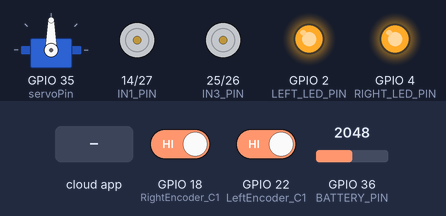
Bench run of a sketch on a simulated ESP32. On the bench: servo, motor-driver pin pairs drawn as motors (green arrow = first pin HIGH = forward, orange = second pin HIGH = backward, longer = more drive), output pins drawn as LEDs (lit = HIGH). Inputs (shaded band) come from the test bench; at power-on: GPIO 18 (RightEncoder_C1) HIGH, GPIO 22 (LeftEncoder_C1) HIGH, GPIO 36 (BATTERY_PIN) = 2048. The ROS host is connected and sends only what is stated.

Above: at 3.2 s.
3.3 s: the phone or cloud app sets LEDs to 0
At 3.7 s:
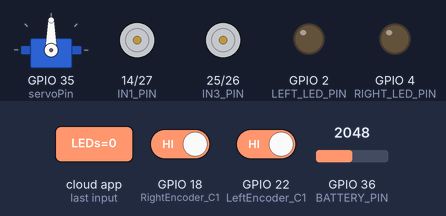
4.8 s: the phone or cloud app sets servo to 0
At 5.4 s:
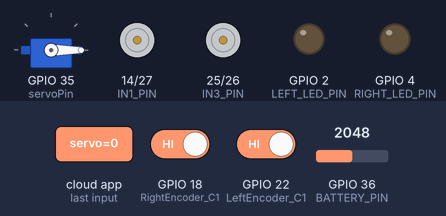
6.3 s: the phone or cloud app sets linear.x to -100
At 6.6 s:
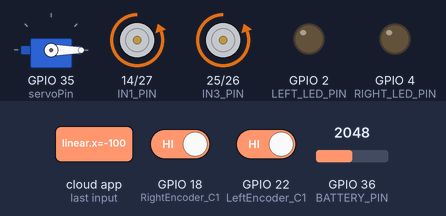
7.8 s: the phone or cloud app sets LEDs to 1
At 8.3 s:
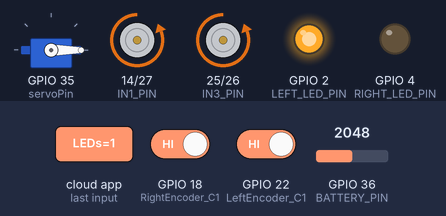
9.3 s: the phone or cloud app sets servo to 90
At 10.0 s:
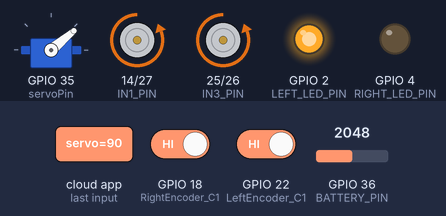
10.9 s: the phone or cloud app sets linear.x to 0
At 11.7 s:
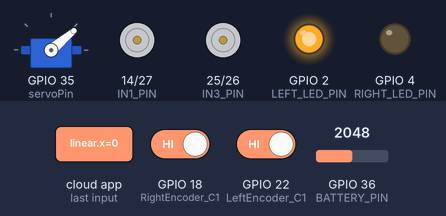
Timing chart, 0 to 13.4 s (numbered marks = the images above; inputs shaded):
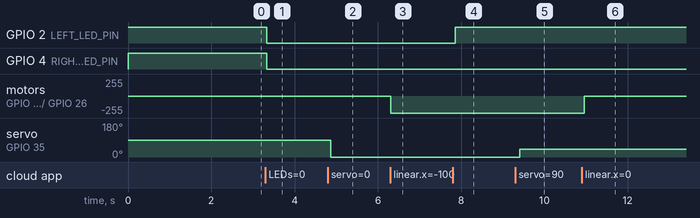

Measured:
- after the input at 3.3 s, GPIO 2 (LEFT_LED_PIN), GPIO 4 (RIGHT_LED_PIN): HIGH → LOW at once
- after the input at 4.8 s, servo on GPIO 35 (servoPin): 90° → 0° after 0.07 s
- after the input at 6.3 s, motor on GPIO 14 (IN1_PIN) / GPIO 27 (IN2_PIN), motor on GPIO 25 (IN3_PIN) / GPIO 26 (IN4_PIN): stopped → backward 255/255 at once
- after the input at 7.8 s, GPIO 2 (LEFT_LED_PIN): LOW → HIGH after 0.06 s
- after the input at 9.3 s, servo on GPIO 35 (servoPin): 0° → 40° after 0.11 s
- after the input at 10.9 s, motor on GPIO 14 (IN1_PIN) / GPIO 27 (IN2_PIN), motor on GPIO 25 (IN3_PIN) / GPIO 26 (IN4_PIN): backward 255/255 → stopped after 0.05 s

The sketch:

minirobot_esp32_microros.ino
```cpp
#include <micro_ros_arduino.h>
#include <ESP32Servo.h>

#include <stdio.h>
#include <rcl/rcl.h>
#include <rcl/error_handling.h>
#include <rclc/rclc.h>
#include <rclc/executor.h>

#include <std_msgs/msg/int8.h>
#include <std_msgs/msg/int32.h>
#include <geometry_msgs/msg/twist.h>


rcl_subscription_t LEDs_subscriber;
std_msgs__msg__Int8 LEDs_msg;

rcl_subscription_t servo_subscriber;
std_msgs__msg__Int8 servo_msg;

rcl_publisher_t battery_publisher;
std_msgs__msg__Int8 battery_msg;

rcl_publisher_t left_encoder_publisher;
rcl_publisher_t right_encoder_publisher;

std_msgs__msg__Int32 left_encoder_msg;
std_msgs__msg__Int32 right_encoder_msg;

rcl_subscription_t twist_subscriber;
geometry_msgs__msg__Twist twist_msg;

rclc_executor_t executor;
rclc_support_t support;
rcl_allocator_t allocator;
rcl_node_t node;
rcl_timer_t timer;

#define LEFT_LED_PIN 2
#define RIGHT_LED_PIN 4

Servo myservo;  // create servo object to control a servo
const int servoPin = 35;


#define BATTERY_PIN 36

// Encoder Pins
#define LeftEncoder_C1 22
#define LeftEncoder_C2 23
#define RightEncoder_C1 18
#define RightEncoder_C2 19


// Pin Definitions
#define IN1_PIN 14    //left forward
#define IN2_PIN 27    //left backward
#define IN3_PIN 25    //right forward
#define IN4_PIN 26    //right backward

// Encoder variables
int LeftEncoderCount = 0;
int RightEncoderCount = 0;

// Motor control variables
int motorSpeedLeft = 0;
int motorSpeedRight = 0;

// Function prototypes
void setMotorSpeed(int speedLeft, int speedRight);
int8_t get_battery_percentage();
int map_to_percentage(int raw_value);

#define RCCHECK(fn) { rcl_ret_t temp_rc = fn; if((temp_rc != RCL_RET_OK)){error_loop();}}
#define RCSOFTCHECK(fn) { rcl_ret_t temp_rc = fn; if((temp_rc != RCL_RET_OK)){}}


void error_loop(){
  while(1){
    delay(100);
  }
}

void LEDs_subscription_callback(const void * msgin)
{
  const std_msgs__msg__Int8 * msg = (const std_msgs__msg__Int8 *)msgin;

  int8_t value = msg->data;

  switch (value) {
    case 0:
      digitalWrite(LEFT_LED_PIN, LOW);
      digitalWrite(RIGHT_LED_PIN, LOW);
      break;
    case 1:
      digitalWrite(LEFT_LED_PIN, HIGH);
      digitalWrite(RIGHT_LED_PIN, LOW);
      break;
    case 2:
      digitalWrite(LEFT_LED_PIN, LOW);
      digitalWrite(RIGHT_LED_PIN, HIGH);
      break;
    case 3:
      digitalWrite(LEFT_LED_PIN, HIGH);
      digitalWrite(RIGHT_LED_PIN, HIGH);
      break;
    default:
      break;
  }
  //digitalWrite(LED_PIN, (msg->data == 0) ? LOW : HIGH);
}

int limitToMaxValue(int value, int maxLimit) {
  if (value > maxLimit) {
    return maxLimit;
  } else {
    return value;
  }
}

void timer_callback(rcl_timer_t * timer, int64_t last_call_time)
{
  RCLC_UNUSED(last_call_time);
  if (timer != NULL) {


    right_encoder_msg.data = RightEncoderCount;
    left_encoder_msg.data = -LeftEncoderCount;

    RCSOFTCHECK(rcl_publish(&left_encoder_publisher, &left_encoder_msg, NULL));
    RCSOFTCHECK(rcl_publish(&right_encoder_publisher, &right_encoder_msg, NULL));

    int8_t battery_percentage = get_battery_percentage();
    battery_msg.data = battery_percentage;
    RCSOFTCHECK(rcl_publish(&battery_publisher, &battery_msg, NULL));
  }
}

void servo_callback(const void* msgin) {
  const std_msgs__msg__Int8* msg = (const std_msgs__msg__Int8*)msgin;
  int8_t angle = msg->data;
  int servo_position;
  servo_position = limitToMaxValue(angle, 40);
  myservo.write(servo_position);
}

int8_t get_battery_percentage() {
  // Read the voltage from the BATTERY_PIN
  int raw_value = analogRead(BATTERY_PIN);

  // Convert the raw value to battery percentage (0 to 100)
  int battery_percentage = map_to_percentage(raw_value);

  return static_cast<int8_t>(battery_percentage);
}

int map_to_percentage(int raw_value) {
  // Assuming the raw_value represents the battery voltage in the range of 0 to 4095
  // Adjust the following values based on your battery voltage range and voltage divider setup (if any).
  int min_voltage = 2180;    // Minimum voltage reading (corresponding to 0% battery)
  int max_voltage = 3060; // Maximum voltage reading (corresponding to 100% battery)

  // Map the raw value to the battery percentage
  int battery_percentage = map(raw_value, min_voltage, max_voltage, 0, 100);
  return battery_percentage;
}

void LeftEncoderCallback() {
  if (digitalRead(LeftEncoder_C1) == digitalRead(LeftEncoder_C2)) {
    LeftEncoderCount++;
  } else {
    LeftEncoderCount--;
  }
}

void RightEncoderCallback() {
  if (digitalRead(RightEncoder_C1) == digitalRead(RightEncoder_C2)) {
    RightEncoderCount++;
  } else {
    RightEncoderCount--;
  }
}

// Twist message callback
void cmd_vel_callback(const void *msgin) {
  const geometry_msgs__msg__Twist *msg = (const geometry_msgs__msg__Twist *)msgin;

  // Calculate motor speeds based on twist message
  float linear = msg->linear.x;
  float angular = msg->angular.z;

  // Calculate individual motor speeds
  motorSpeedLeft = (int)((linear  - angular/2)*1000);
  motorSpeedRight = (int)((linear  + angular/2)*1000);

  if (motorSpeedLeft > 0) {
  motorSpeedLeft = motorSpeedLeft +40;
  }
  if (motorSpeedLeft < 0) {
  motorSpeedLeft = motorSpeedLeft - 40;
  }

  if (motorSpeedRight > 0) {
  motorSpeedRight = motorSpeedRight +40;
  }
  if (motorSpeedRight < 0) {
  motorSpeedRight = motorSpeedRight - 40;
  }
  // Set motor speeds
  setMotorSpeed(motorSpeedLeft, motorSpeedRight);
}

void setMotorSpeed(int speedLeft, int speedRight) {

if (speedLeft > 0) {

  digitalWrite(IN2_PIN, LOW);
  analogWrite(IN1_PIN, abs(limitToMaxValue(speedLeft, 250)));
} else {
  digitalWrite(IN1_PIN, LOW);
  analogWrite(IN2_PIN, abs(limitToMaxValue(speedLeft, 250)));
}

  // Set right motor direction and speed
  if (speedRight > 0) {
    digitalWrite(IN4_PIN, LOW);
    analogWrite(IN3_PIN, abs(limitToMaxValue(speedRight, 250)));
  } else {
    digitalWrite(IN3_PIN, LOW);
    analogWrite(IN4_PIN, abs(limitToMaxValue(speedRight, 250)));
  }

  if (speedLeft == 0 && speedRight == 0  ) {
    digitalWrite(IN3_PIN, LOW);
    digitalWrite(IN4_PIN, LOW);
    digitalWrite(IN2_PIN, LOW);
    digitalWrite(IN1_PIN, LOW);
    analogWrite(IN1_PIN, abs(limitToMaxValue(speedLeft, 250)));
    analogWrite(IN3_PIN, abs(limitToMaxValue(speedLeft, 250)));
  }

}

void setup() {
  //set_microros_transports();
  set_microros_wifi_transports("AI", "*****", "192.168.7.63", 8888);


  pinMode(LEFT_LED_PIN, OUTPUT);
  digitalWrite(LEFT_LED_PIN, HIGH);

  pinMode(RIGHT_LED_PIN, OUTPUT);
  digitalWrite(RIGHT_LED_PIN, HIGH);

  pinMode(BATTERY_PIN, INPUT);

  pinMode(LeftEncoder_C1, INPUT_PULLUP);
  pinMode(LeftEncoder_C2, INPUT_PULLUP);
  pinMode(RightEncoder_C1, INPUT_PULLUP);
  pinMode(RightEncoder_C2, INPUT_PULLUP);

  attachInterrupt(digitalPinToInterrupt(LeftEncoder_C1), LeftEncoderCallback, CHANGE);
  attachInterrupt(digitalPinToInterrupt(RightEncoder_C1), RightEncoderCallback, CHANGE);

  pinMode(IN1_PIN, OUTPUT);
  digitalWrite(IN1_PIN, LOW);

  pinMode(IN2_PIN, OUTPUT);
  digitalWrite(IN2_PIN, LOW);

  pinMode(IN3_PIN, OUTPUT);
  digitalWrite(IN3_PIN, LOW);

  pinMode(IN4_PIN, OUTPUT);
  digitalWrite(IN4_PIN, LOW);

  // Allow allocation of all timers
  ESP32PWM::allocateTimer(0);
  ESP32PWM::allocateTimer(1);
  ESP32PWM::allocateTimer(2);
  ESP32PWM::allocateTimer(3);
  myservo.setPeriodHertz(50);    // standard 50 hz servo
  myservo.attach(servoPin, 1000, 2000); // attaches the servo on pin 18 to the servo object
  delay(2000);

  allocator = rcl_get_default_allocator();

  //create init_options
  RCCHECK(rclc_support_init(&support, 0, NULL, &allocator));

  // create node
  RCCHECK(rclc_node_init_default(&node, "minirobot_esp32", "", &support));

  // create subscriber
  RCCHECK(rclc_subscription_init_default(
    &LEDs_subscriber,
    &node,
    ROSIDL_GET_MSG_TYPE_SUPPORT(std_msgs, msg, Int8),
    "LEDs"));

  //servo subscriber
  RCCHECK(rclc_subscription_init_default(
      &servo_subscriber,
      &node,
      ROSIDL_GET_MSG_TYPE_SUPPORT(std_msgs, msg, Int8),
      "/servo"));

    // create timer,
  const unsigned int timer_timeout = 100;
  RCCHECK(rclc_timer_init_default(
    &timer,
    &support,
    RCL_MS_TO_NS(timer_timeout),
    timer_callback));


   RCCHECK(rclc_publisher_init_default(
    &battery_publisher,
    &node,
    ROSIDL_GET_MSG_TYPE_SUPPORT(std_msgs, msg, Int8),
    "battery"));


    RCCHECK(rclc_publisher_init_default(
    &left_encoder_publisher,
    &node,
    ROSIDL_GET_MSG_TYPE_SUPPORT(std_msgs, msg, Int32),
    "left_motor_ticks"));

    RCCHECK(rclc_publisher_init_default(
    &right_encoder_publisher,
    &node,
    ROSIDL_GET_MSG_TYPE_SUPPORT(std_msgs, msg, Int32),
    "right_motor_ticks"));

     // Create twist subscriber
    RCCHECK(rclc_subscription_init_default(
      &twist_subscriber,
      &node,
      ROSIDL_GET_MSG_TYPE_SUPPORT(geometry_msgs, msg, Twist),
      "cmd_vel"));

  // create executor
  RCCHECK(rclc_executor_init(&executor, &support.context, 4, &allocator));
  RCCHECK(rclc_executor_add_timer(&executor, &timer));
  RCCHECK(rclc_executor_add_subscription(&executor, &LEDs_subscriber, &LEDs_msg, &LEDs_subscription_callback, ON_NEW_DATA));
  RCCHECK(rclc_executor_add_subscription(&executor, &servo_subscriber, &servo_msg, &servo_callback, ON_NEW_DATA));
  RCCHECK(rclc_executor_add_subscription(&executor, &twist_subscriber, &twist_msg, &cmd_vel_callback, ON_NEW_DATA));

}

void loop() {
  delay(100);
  RCCHECK(rclc_executor_spin_some(&executor, RCL_MS_TO_NS(100)));
}
```
